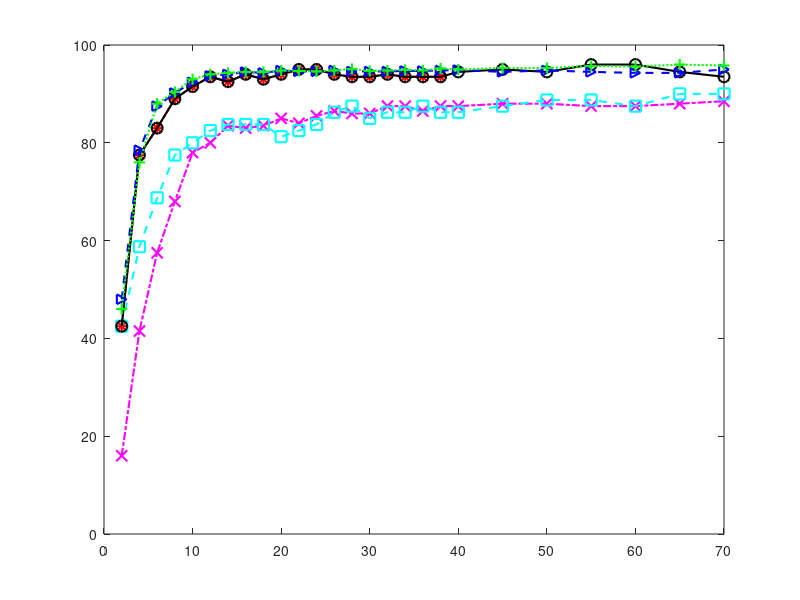

MATLAB code for this plot: (Note: this script raises an error after producing the figure.)
clear;
clc;
x1=[2,4,6,8,10,12,14,16,18,20,22,24,26,28,30,32,34,36,38]
x2=[2,4,6,8,10,12,14,16,18,20,22,24,26,28,30,32,34,36,38,40,45,50,55,60,65,70]


y1=[42.5,77.5,83,89,91.5,93.5,92.5,94,93,94,95,95,94,93.5,93.5,94,93.5,93.5,93.5];
y2=[16,41.5,57.5,68,78,80,83.5,83,83.5,85,84,85.5,86.5,86,86,87.5,87.5,86.5,87.5,87.5,88,88,87.5,87.5,88,88.5]

y20=[42.5,58.75,68.75,77.5,80,82.5,83.75,83.75,83.75,81.25,82.5,83.75,86.25,87.5,85,86.25,86.25,87.5,86.25,86.25,87.5,88.75,88.75,87.5,90,90]


y3=[42.5,77.5,83,89,91.5,93.5,92.5,94,93,94,95,95,94,93.5,93.5,94,93.5,93.5,93.5,94.5,95,94.5,96,96,94.5,93.5]

%y4=[48,78.5,87.50,90.20,92.4,94,94.5,95,94.5,95.5,95,95,95,95,95,95,95,95,95,95.5,94.5,95,94.5,95,95,95]
y4=[48,78.5,87.50,90.20,92.4,93.7,94.0,94.5,94.3,94.8,94.6,94.6,94.8,94.6,94.6,94.6,94.7,94.7,94.8,94.9,94.5,94.8,94.5,94.3,94.3,95]
y5=[46,76.0,88.00,90.40,93.0,94.0,94.3,94.5,94.5,94.8,94.7,94.6,94.8,95.1,94.7,94.8,94.9,94.8,95.2,95.0,95.3,95.3,95.7,95.6,96,95.8]
figure(4)
plot(x1,y1,'r*-.','LineWidth',1.5,'markersize',8);
hold on;
plot(x2,y2,'mx-.','LineWidth',1.5,'markersize',8);
hold on
plot(x2,y20,'cs--','LineWidth',1.5,'markersize',8);
hold on
plot(x2,y3,'ko-','LineWidth',1.5,'markersize',8);
hold on
plot(x2,y4,'b>--','LineWidth',1.5,'markersize',7);
hold on
plot(x2,y5,'g+:','LineWidth',1.5,'markersize',8);
hold on,
legend('LDA','PCA','SLLE','GLDA-TRA','BFE','LSBFE',0)

% xlabel('Number of extracted features','FontName','Times New Roman');
% ylabel('Classification accuracy rate','FontName','Times New Roman');

xlabel('Number of extracted features','FontName','Arial','FontSize',11,'FontWeight','Bold');
ylabel('Classification accuracy rate','FontName','Arial','FontSize',11,'FontWeight','Bold');
set(gca,'LineWidth', 1.5,'FontName','Arial','FontSize',10,'FontWeight','Bold')

myzoom([0.24,0.18,0.37,0.18],[44,70,94,96.5])

hold on;
%myzoom([0.42,0.46,0.47,0.25],[13,41,93.5,95.5])
myzoom([0.42,0.5,0.47,0.23],[13,41,93.5,95.5])

export_fig ORL_re.eps -painters -transparent
